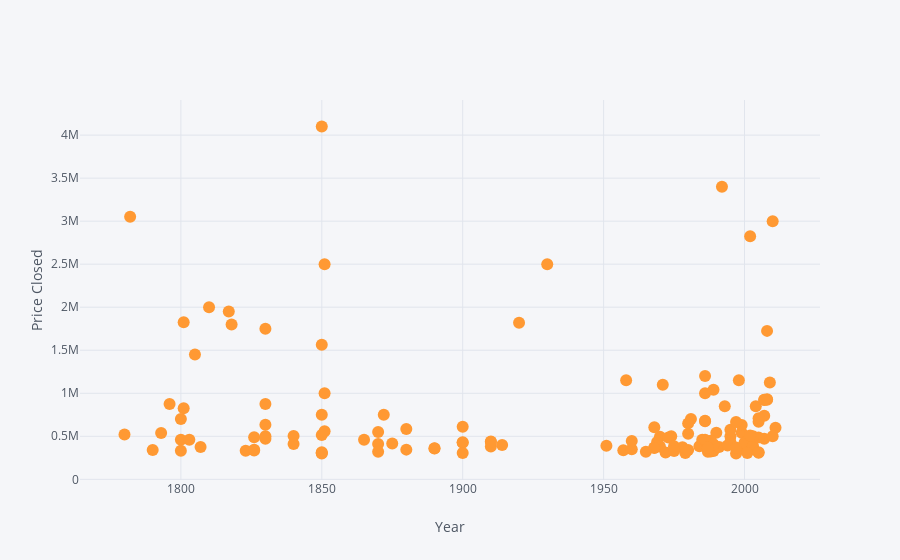

Here is the notebook cell this chart was saved with:
### Markdown cell above
## Further Data Analysis

### Code cell
df.iplot(kind='scatter',x='year_built', y='price_closed', mode='markers', xTitle='Year',yTitle='Price Closed')

### Figure 1 — Plotly figure (JSON) as saved in the notebook; plotly's stock layout.template omitted (floating-point values rounded to 4 significant figures; data arrays with more than 128 entries replaced by an {"elided": "..."} marker saying what was removed)
{"data": [{"line": {"color": "rgba(255, 153, 51, 1.0)", "dash": "solid", "width": 1.3}, "marker": {"size": 12, "symbol": "dot"}, "mode": "markers", "name": "price_closed", "text": "", "type": "scatter", "x": {"elided": "137 int values"}, "y": {"elided": "137 int values"}}], "layout": {"legend": {"bgcolor": "#F5F6F9", "font": {"color": "#4D5663"}}, "paper_bgcolor": "#F5F6F9", "plot_bgcolor": "#F5F6F9", "titlefont": {"color": "#4D5663"}, "xaxis1": {"gridcolor": "#E1E5ED", "showgrid": true, "tickfont": {"color": "#4D5663"}, "title": "Year", "titlefont": {"color": "#4D5663"}, "zerolinecolor": "#E1E5ED"}, "yaxis1": {"gridcolor": "#E1E5ED", "showgrid": true, "tickfont": {"color": "#4D5663"}, "title": "Price Closed", "titlefont": {"color": "#4D5663"}, "zerolinecolor": "#E1E5ED"}}}
